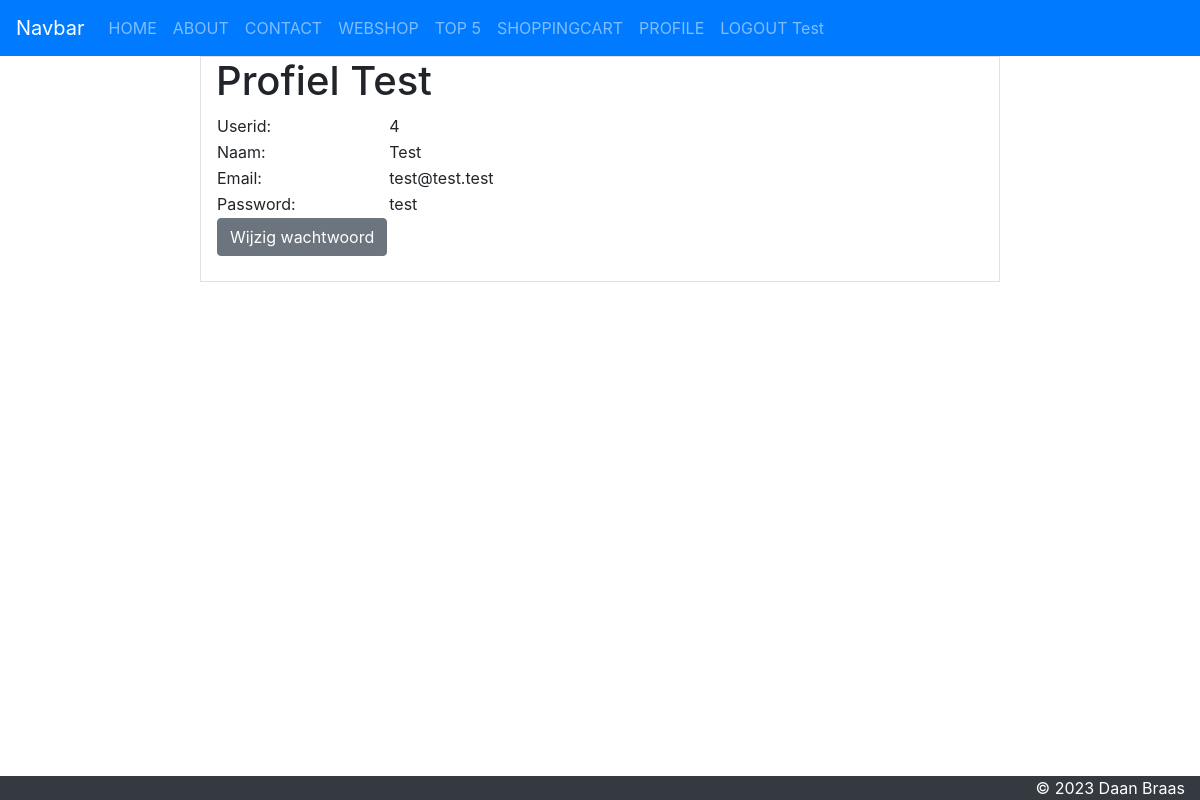
Screenshot of /index.php?page=profile (signed in) with the database file from the repository.
### tables this page shows
CREATE TABLE `users` (
  `id` int(11) NOT NULL,
  `name` varchar(50) NOT NULL,
  `email` varchar(100) NOT NULL,
  `password` varchar(40) NOT NULL,
  `admin` tinyint(1) NOT NULL DEFAULT 0
);

### index.php (called while the page is built, shortened)
<?php
require_once "cruds/crud.php";
$crud = new Crud();
$modelFactory = new ModelFactory($crud);
$controller = new PageController($modelFactory);
$controller->handleRequest();
?>

### models/user_model.php (called while the page is built, shortened)
<?php
require_once "page_model.php";
class UserModel extends PageModel{
  public function __construct($pageModel, $userCrud)
  {
    $this->crud = $userCrud;
    if($this->sessionManager->isUserLoggedIn()){
      $this->user = $this->crud->readUserById($this->sessionManager->getCurrentUser('id'));
    }
  }
}
?>

### models/page_model.php (called while the page is built, shortened)
<?php
require_once "menu_item.php";
require_once "session_manager.php";
class PageModel{
  public function __construct($copy){
    if(empty($copy)){
      $this->sessionManager = new SessionManager();
    }else{
      $this->sessionManager = $copy->sessionManager;
    }
  }
}
?>

### session_manager.php (called while the page is built, shortened)
<?php
class SessionManager{
  public function getCurrentUser($value){
    switch($value){
      case 'name':
        return $_SESSION['name'];
      case 'id':
        return $_SESSION['id'];
    }
  }
}
?>

### cruds/userCrud.php (called while the page is built, shortened)
<?php
require_once "user.php";
class UserCrud{
  private $crud;
  public function __construct($crud)
  {
    $this->crud = $crud;
  }
  public function readUserById($userId){
    $sql = "SELECT * FROM users WHERE id=:id";
    $params = array(":id"=>$userId);
    $user = $this->crud->readOneRow($sql, $params, 'User');
    return $user;
  }
}
?>

### cruds/crud.php (called while the page is built, shortened)
<?php
class Crud{
  private $servername = "localhost";
  private $username = "webshop_user";
  private $password = "lrV5Y*ABOoXF)N*a";
  private $dbname = "webshop_daan";
  private $pdo;
  public function __construct()
  {
    if(!$this->pdo){
      $connectieString = "mysql:host=$this->servername;dbname=$this->dbname";
      $this->pdo = new PDO($connectieString, $this->username, $this->password);
      $this->pdo->setAttribute(PDO::ATTR_ERRMODE, PDO::ERRMODE_EXCEPTION);
    }
  }
  private function prepareAndBind($sql, $params, $class=NULL){
    $stmt = $this->pdo->prepare($sql);
    if($stmt){
      foreach($params as $key=>$value){
        $stmt->bindValue($key, $value);
      }
      if(!empty($class)){
        $stmt->setFetchMode(PDO::FETCH_CLASS, $class);
      } else {
        $stmt->setFetchMode(PDO::FETCH_ASSOC);
      }
      $stmt->execute();
      return $stmt;
    }
  }
  public function readOneRow($sql, $params, $class){
    $stmt = $this->prepareAndBind($sql, $params, $class);
    $readObject = $stmt->fetch();
    return $readObject;
  }
}
?>

### modelFactory.php (called while the page is built, shortened)
<?php
require_once "models/user_model.php";
require_once "cruds/userCrud.php";
class ModelFactory{
  private $crud;
  public $pageModel;
  public function __construct($crud){
    $this->crud = $crud;
  }
  public function createModel($name){
    switch ($name){
      case "user":
        $this->crud = $this->createCrud($name);
        $this->pageModel = new UserModel($this->pageModel, $this->crud);
        break;
    }
    return $this->pageModel;
  }
  public function createCrud($name){
    switch ($name){
      case "user":
        $this->crud = new UserCrud($this->crud);
        break;
    }
    return $this->crud;
  }
}
?>

### user.php (called while the page is built, shortened)
<?php
class User{
  public $id = NULL;
  public $name;
  public $email;
  public $password;
  public function getId(){
    return $this->id;
  }
  public function getEmail(){
    return $this->email;
  }
  public function getPassword(){
    return $this->password;
  }
  public function getName(){
    return $this->name;
  }
}
?>

### views/profile_doc.php (the view)
<?php
require_once "basic_doc.php";
class ProfileDoc extends BasicDoc{
  protected function showContent(){
    echo '<h1>Profiel '. $this->model->user->getName() .'</h1>';
    echo '<table>';
    echo '<tr>';
    echo '<td>Userid: </td>';
    echo '<td>'. $this->model->user->getId() .'</td>';
    echo '</tr>';
    echo '<tr>';
    echo '<td>Naam: </td>';
    echo '<td>'. $this->model->user->getName() .'</td>';
    echo '</tr>';
    echo '<tr>';
    echo '<td>Email: </td>';
    echo '<td>'. $this->model->user->getEmail() .'</td>';
    echo '</tr>';
    echo '<tr>';
    echo '<td>Password: </td>';
    echo '<td>'. $this->model->user->getPassword() .'</td>';
    echo '</tr>';
    echo '<tr>';
    echo '<td><a href="index.php?page=change" class="submit"><button class="btn btn-secondary">Wijzig wachtwoord</button></a></td>';
    echo '</tr>';
    echo '</table>';
  }
}
?>

### rows the page displays
users: name "Test", id "4", email "test@test.test", password "test"

### other values shown
$this->label "HOME"
$this->label "ABOUT"
$this->label "CONTACT"
$this->label "WEBSHOP"
$this->label "TOP 5"
$this->label "SHOPPINGCART"
$this->label "PROFILE"
$this->label "LOGOUT Test"
